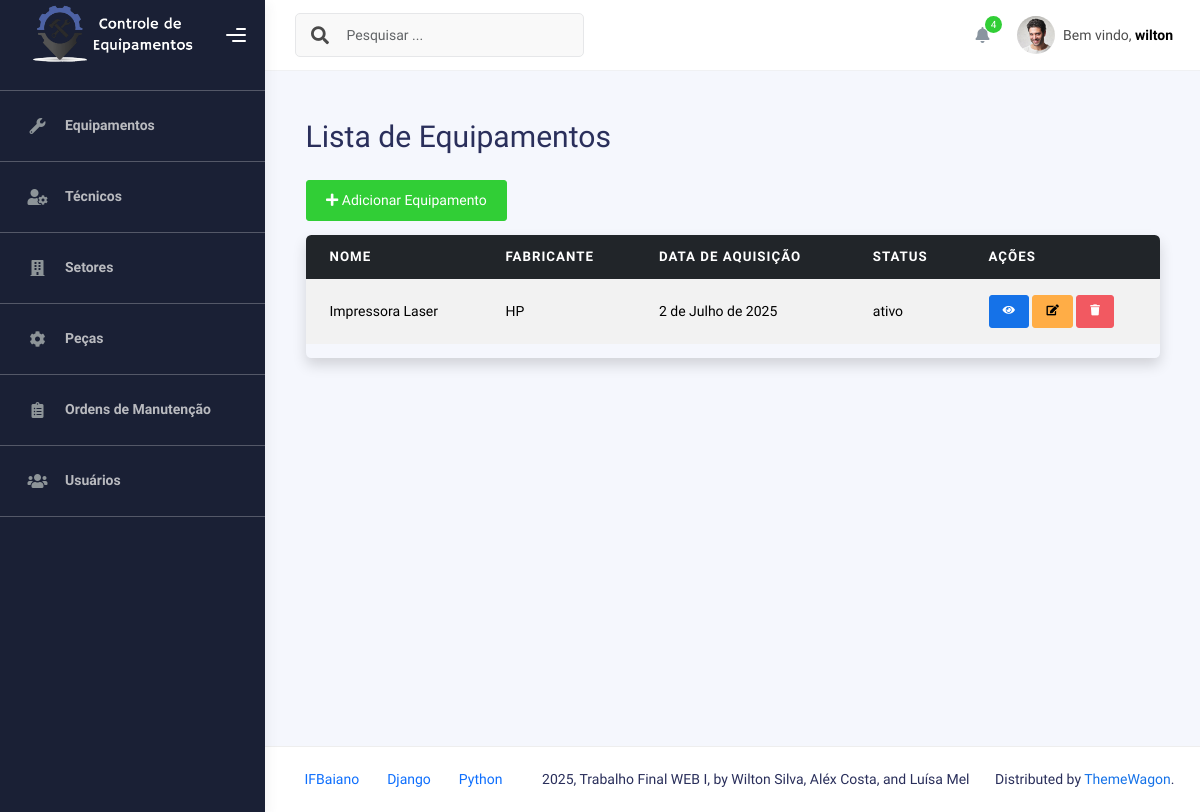
Page / (signed in) on the earlier database version.
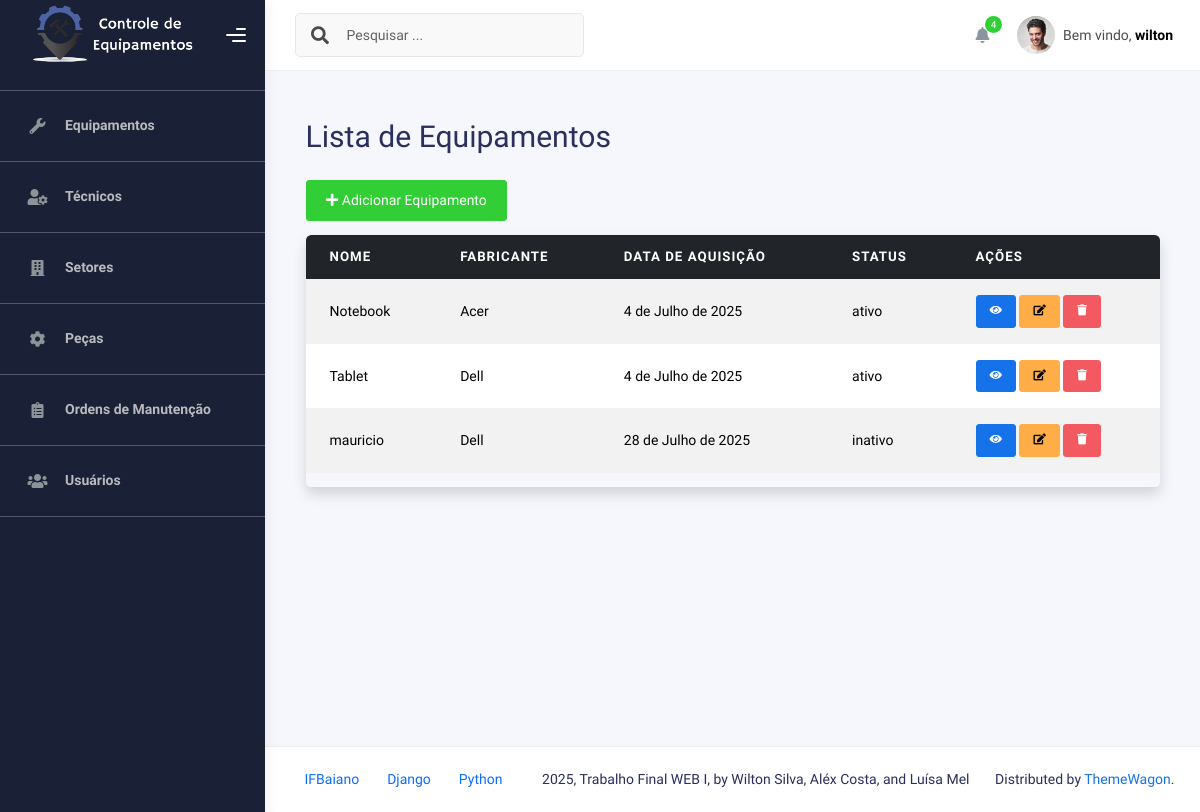
Same page on the later database version.
### Equipamentos/models.py (models this page shows, shortened)
class Equipamento(models.Model):
    nome = models.CharField(max_length=100)
    modelo = models.CharField(max_length=100)
    numero_serie = models.CharField(max_length=100)
    fabricante = models.CharField(max_length=100)
    data_aquisicao = models.DateField()
    STATUS_CHOICES = [
        ('ativo', 'Ativo'),
        ('inativo', 'Inativo'),
        ('manutencao', 'Em manutenção'),
    ]
    status = models.CharField(max_length=20, choices=STATUS_CHOICES, default='ativo')
    setores = models.ManyToManyField(
        'Setores.Setor',
        through='Setores.EquipamentoSetor',
        related_name='equipamentos'
    )

### Equipamentos/views.py (the view)
# urls.py: path('', EquipamentoListView.as_view(), name='listar_equipamentos'),
class EquipamentoListView(LoginRequiredMixin, PermissionRequiredMixin, ListView):
    model= Equipamento
    template_name = 'equipamentos/listar_equipamentos.html'
    context_object_name= 'equipamentos'
    permission_required = 'Equipamentos.view_equipamento'
    raise_exception = True

### templates/equipamentos/listar_equipamentos.html
{% extends "_base.html" %}
{% block content %}
<div class="container mt-4">
    <h1 class="mb-4">Lista de Equipamentos</h1>
    <div class="mb-3">
        <a href="/equipamentos/criarequipamento/" class="btn btn-success"> <i class="fas fa-plus"></i> Adicionar Equipamento </a>
    </div>
    <div class="table-responsive shadow rounded">
        <table class="table table-striped table-hover align-middle">
            <thead class="table-dark">
                <tr>
                    <th>Nome</th>
                    <th>Fabricante</th>
                    <th>Data de Aquisição</th>
                    <th>Status</th>
                    <th>Ações</th>
                </tr>
            </thead>
            <tbody>
                {% for equipamento in equipamentos %}
                <tr>
                    <td>{{ equipamento.nome }}</td>
                    <td>{{ equipamento.fabricante }}</td>
                    <td>{{ equipamento.data_aquisicao }}</td>
                    <td>{{ equipamento.status }}</td>
                    <td>
                        <a href="/equipamentos/{{ equipamento.id }}/" class="btn btn-sm btn-primary">
                            <i class="fas fa-eye"></i>
                        </a>
                        <a href="/equipamentos/editequipamento/{{ equipamento.id }}/" class="btn btn-sm btn-warning">
                            <i class="fas fa-edit"></i>
                        </a>
                        <a href="/equipamentos/deleteequipamento/{{ equipamento.id }}/" class="btn btn-sm btn-danger">
                            <i class="fas fa-trash"></i>
                        </a>
                    </td>
                </tr>
                {% empty %}
                <tr>
                    <td colspan="7" class="text-center">Nenhum equipamento cadastrado.</td>
                </tr>
                {% endfor %}
            </tbody>
        </table>
    </div>
</div>
{% endblock %}

Differences in the rows shown:
removed Equipamento: nome "Impressora Laser", fabricante "HP", data_aquisicao "2 de Julho de 2025", status "ativo"
added Equipamento: nome "Notebook", fabricante "Acer", data_aquisicao "4 de Julho de 2025", status "ativo"
added Equipamento: nome "Tablet", fabricante "Dell", data_aquisicao "4 de Julho de 2025", status "ativo"
added Equipamento: nome "mauricio", fabricante "Dell", data_aquisicao "28 de Julho de 2025", status "inativo"
